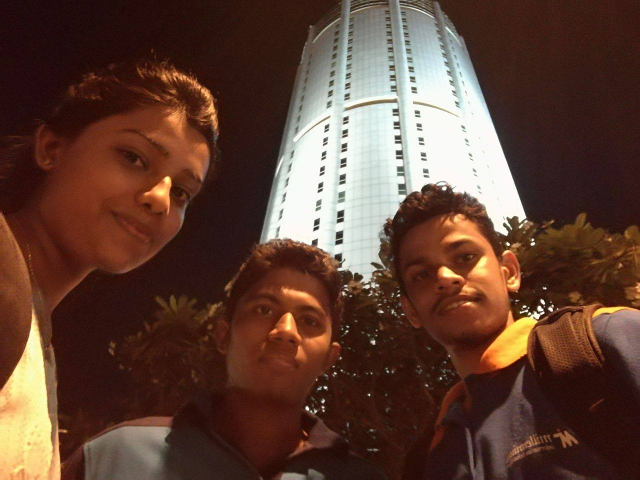
#> input picture OpenCV/img.jpg, 1280 x 960 px (shown at 1/2 size)
$ python histeq.py
#> lines starting #> are read from the running program, lines starting #| are printed output that depends on the picture
print("Incomplete")

import cv2
import numpy as np

I = cv2.imread('img.jpg', 0)
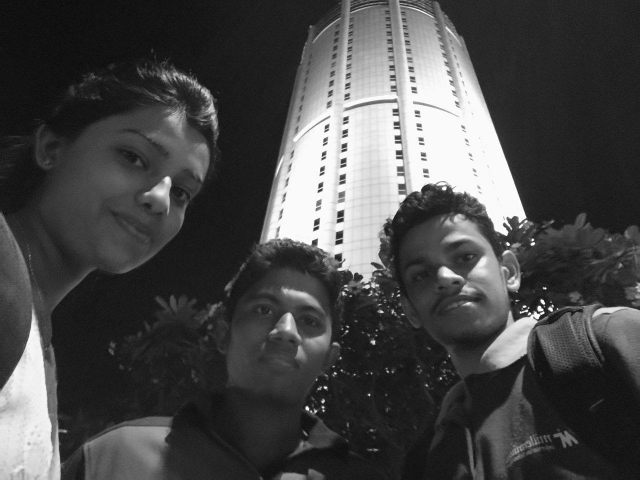
#> I: shape (960, 1280) (shown at 1/2 size); min 0, max 255, mean 72.6
unique, counts = np.unique(I, return_counts = True)
#> unique = 256 values from 0 to 255; counts = 256 values, max 39013 at index 27, min 1 at index 1, mean 4800
hst = dict(zip(unique, counts))
#> hst = 256 items

cdf = np.cumsum(counts)/I.size
#> cdf = 256 values from 3.26e-06 to 1

hsteq = np.round(cdf*255)
#> hsteq = 256 values from 0 to 255
idx = np.array([int(np.where(unique==i)[0]) for i in hsteq])
#> idx = 256 values from 0 to 255

#> (the run stopped early here; a loop or call above may not have finished)

$ run again, with OpenCV/p1.jpg copied over OpenCV/img.jpg
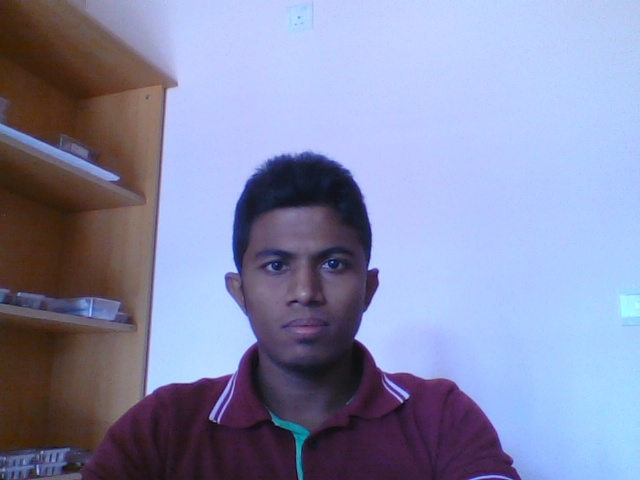
#> input picture OpenCV/p1.jpg, 640 x 480 px
#> `I = cv2.imread('img.jpg', 0)`:
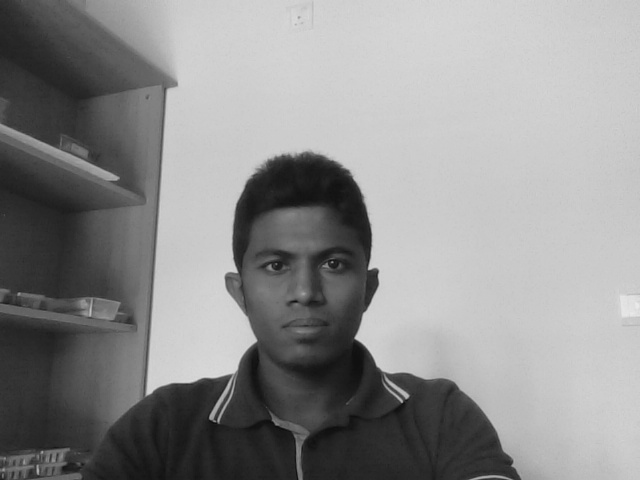
#> I: shape (480, 640); min 11, max 235, mean 141.8
#> unique = 224 values from 11 to 235; counts = 224 values, max 15825 at index 192, min 1 at index 0, mean 1371.4
#> hst = 224 items
#> cdf = 224 values from 3.26e-06 to 1
#> hsteq = 224 values from 0 to 255

$ run again, with OpenCV/p2.jpg copied over OpenCV/img.jpg
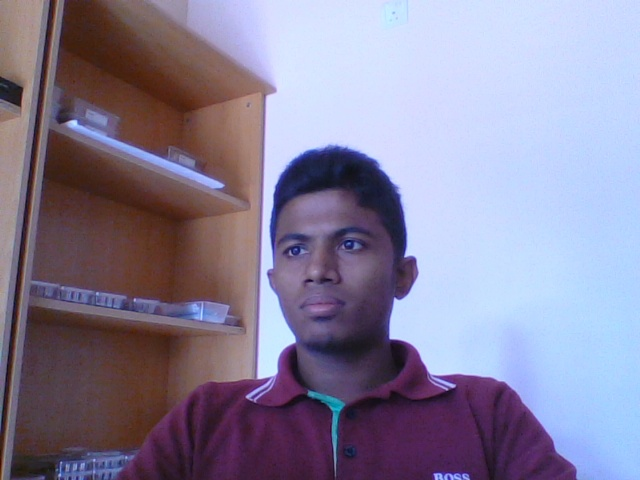
#> input picture OpenCV/p2.jpg, 640 x 480 px
#> `I = cv2.imread('img.jpg', 0)`:
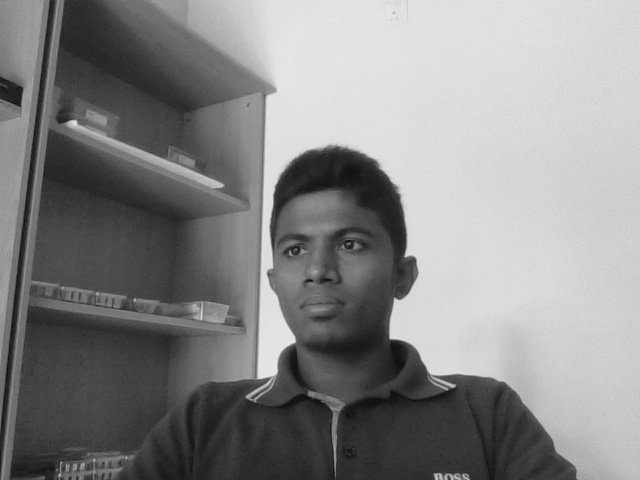
#> I: shape (480, 640); min 13, max 234, mean 134.8
#> unique = 222 values from 13 to 234; counts = 222 values, max 8079 at index 205, min 1 at index 221, mean 1383.8
#> hst = 222 items
#> cdf = 222 values from 6.51e-06 to 1
#> hsteq = 222 values from 0 to 255
